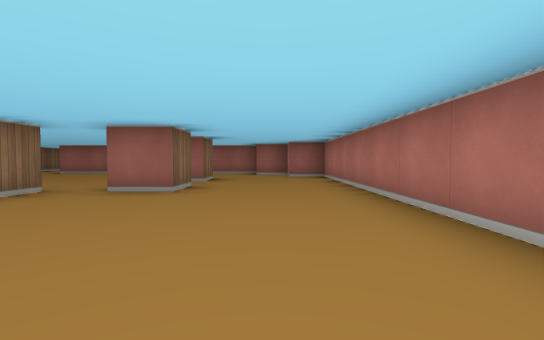
View 1 (above)

22 first-person views from a walk through a cub3D ray-caster map. The camera is about half as high as the walls, tilts 2° down and sees 85° across. The floor is counted in squares. Each view is taken from the middle of a square. On the plan, view 1 faces up. The plan holds only what a view shows up to about 9 squares ahead; the rest is blank.

View 2
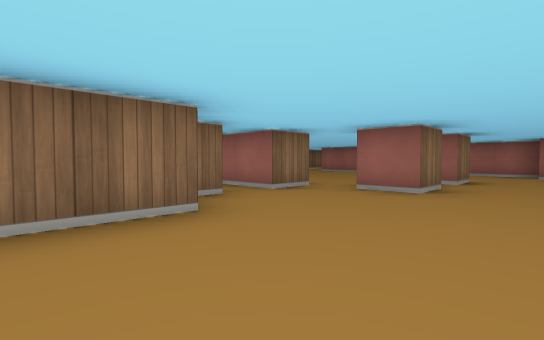

View 3
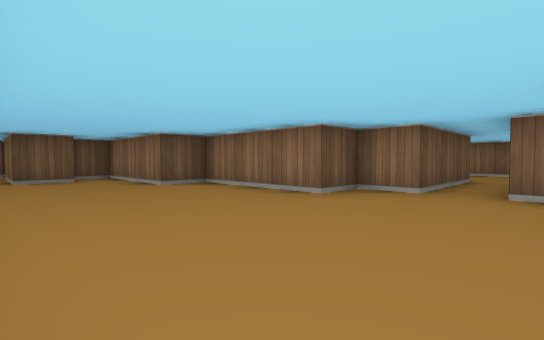

View 4
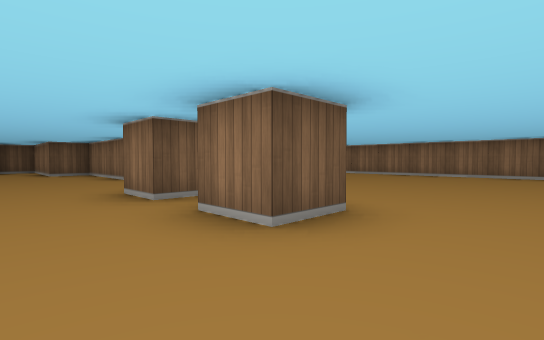

View 5
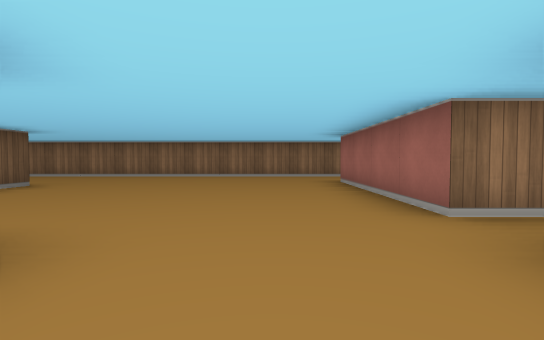

View 6
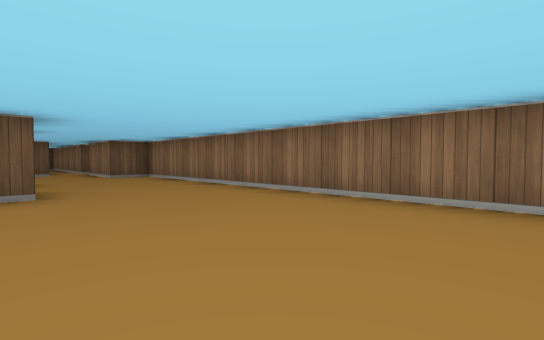

View 7
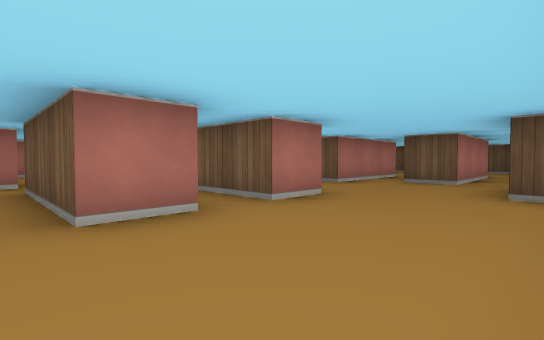

View 8
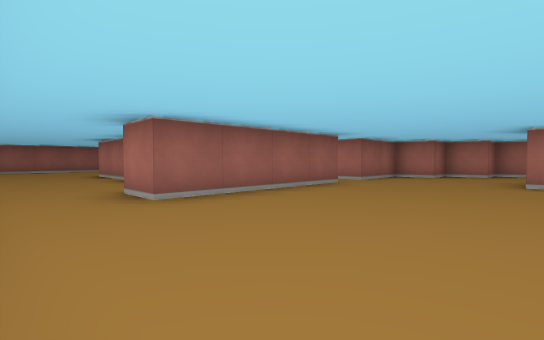

View 9
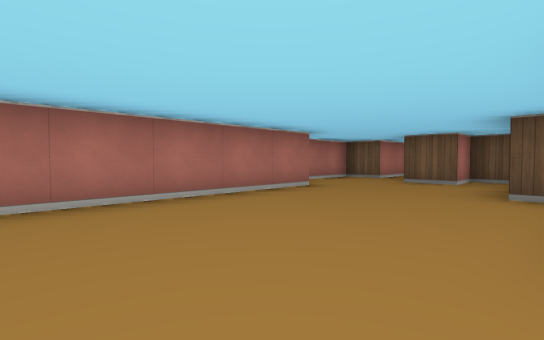

View 10
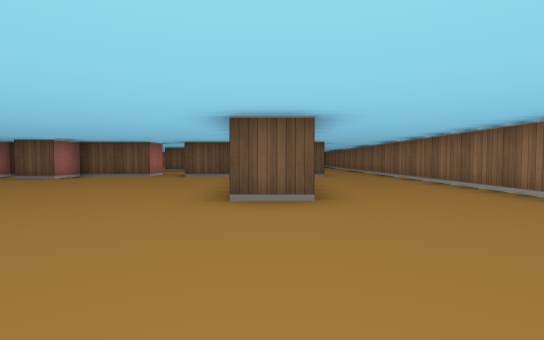

View 11
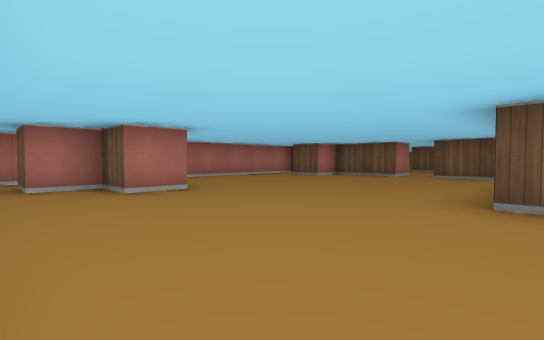

View 12
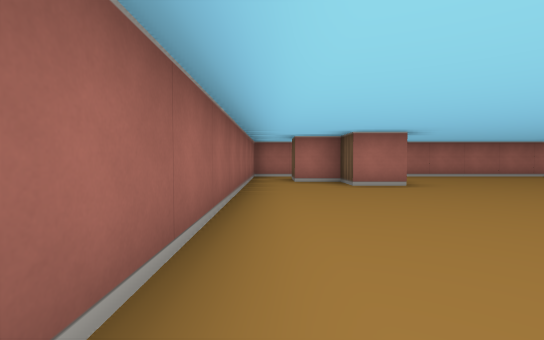

View 13
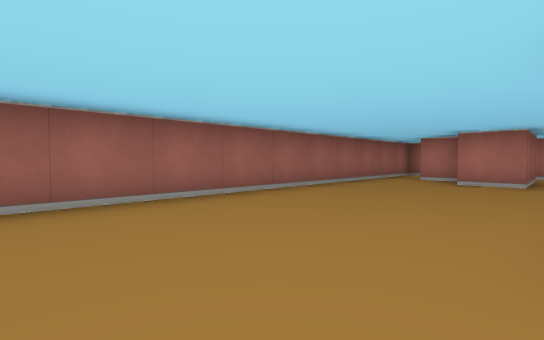

View 14
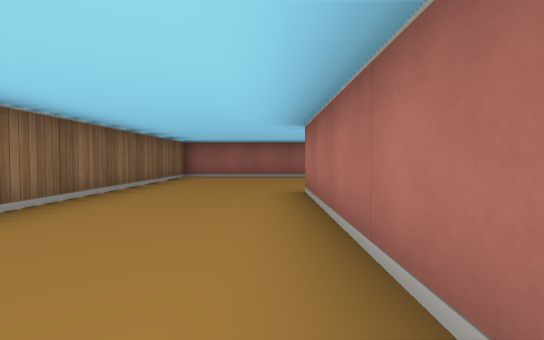

View 15
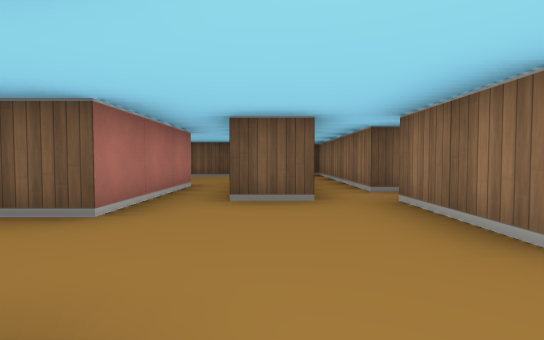

View 16
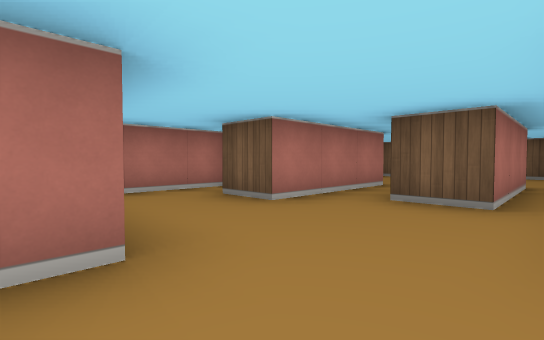

View 17
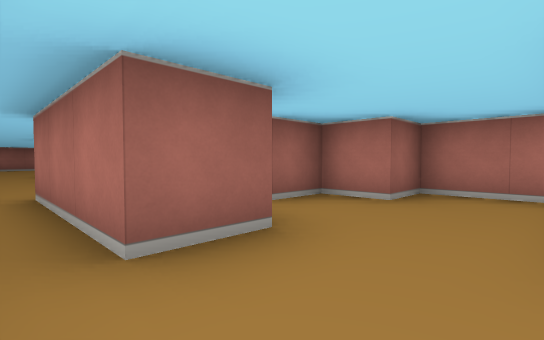

View 18
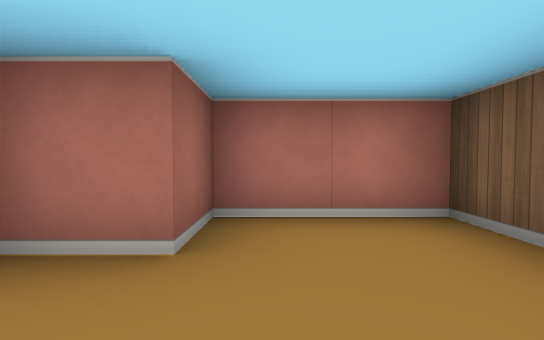

View 19
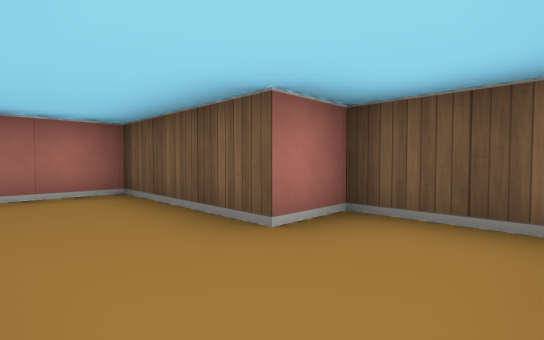

View 20
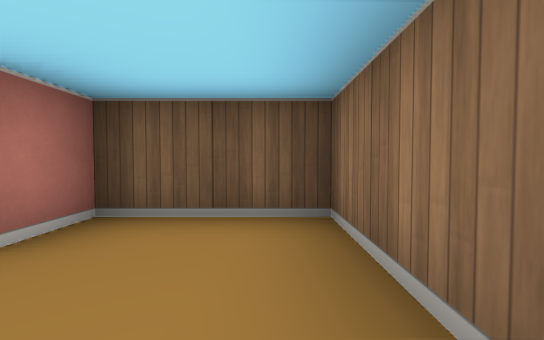

View 21
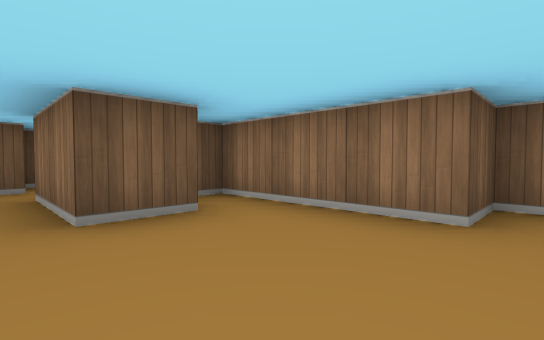

View 22
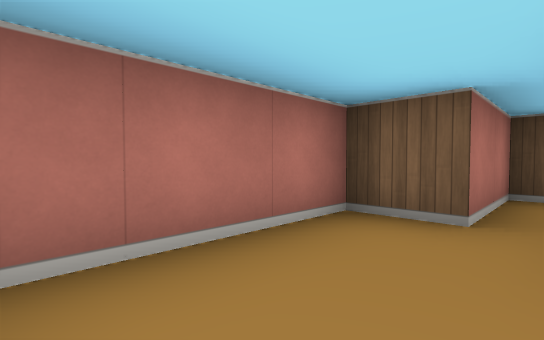

### Floor plan
Points are (right, up) in squares from view 1. A wall is a line through its corners. A room is listed if a view was taken in it or the views show most of it. See-through windows are left out.
Room 1 (views 1, 2, 3, 4, 5, 6, 7, 8, 9, 15, 16, 21, 22)
walls: (-2.1, 5.5) (-1.5, 5.5) (-1.5, 4.5) (-2.5, 4.5); (-2.6, 7.5) (-1.5, 7.5) (-1.5, 6.5) (-1.9, 6.5); (-6.5, 3.5) (-6.5, 4.5) (-3.5, 4.5) (-3.5, 3.5) (-5, 3.5); (-6.5, 1.4) (-6.5, 2.5) (-3.5, 2.5) (-3.5, 1.5) (-2.5, 1.5) (-2.5, -1.5) (-1.5, -1.5) (-1.5, -4.5) (-0.5, -4.5) (-0.5, -3.5) (0.5, -3.5) (0.5, -5.5); (-3.5, -1.2) (-3.5, 0.5); (-7.5, -1.5) (-6.5, -1.5); (1.5, -1.5) (1.5, 8.5) (0.5, 8.5) (0.5, 9.5) (-0.5, 9.5) (-0.5, 10.5) (-2.5, 10.5) (-2.5, 11.5); (-3.5, 11.5) (-3.5, 10.5) (-7.5, 10.5); (-5.5, -3.5) (-5.5, -0.5) (-4.5, -0.5); (-9.5, 10.5) (-9.5, 0.5) (-8.5, 0.5) (-8.5, -1.5); (1.5, -5.5) (1.5, -4.5) (2.5, -4.5) (2.5, -2)
ways out: opening at (-8.5, 10) to room 2; opening at (-3, 11) to room 2; opening at (-6, -3) to room 3; opening at (-8, -1); opening at (1, -6)
Room 2 (views 10, 11, 12, 13, 14)
walls: (-6.5, 12.5) (-6.5, 16.5) (-5.5, 16.5); (-4.9, 11.5) (-3.5, 11.5); (-2.5, 11.5) (-0.5, 11.5) (-0.5, 12.5) (0.5, 12.5); (0.5, 17.5) (-1.5, 17.5) (-1.5, 18.5) (-0.5, 18.5) (-0.5, 19.5) (0.5, 19.5); (1.5, 19.4) (1.5, 20.5) (-9.5, 20.5) (-9.5, 10.5); (-7.5, 10.5) (-7.5, 11.5) (-7.1, 11.5); (1.5, 11.5) (1.5, 17.6)
ways out: opening at (-8.5, 10) to room 1; opening at (-3, 11) to room 1
Room 3 (views 17, 18, 19, 20)
walls: (-6.5, -4.5) (-7.5, -4.5); (-8.5, -4.5) (-8.5, -7.5) (-6.5, -7.5) (-6.5, -6.5) (-3.5, -6.5) (-3.5, -4.5) (-4.5, -4.5) (-4.5, -3.5) (-5.5, -3.5)
ways out: opening at (-6, -3) to room 1; opening at (-8, -5)

Positions as (right, up) in squares from view 1, and headings:
1: (0, 0), facing up
2: (0, 0), facing up-left
3: (1, 4), facing down-left
4: (0, 9), facing down-left
5: (-1, 9), facing left
6: (-6, 9), facing down-left
7: (-9, 5), facing down-right
8: (-9, 7), facing up-right
9: (-2, 3), facing down-right
10: (-6, 20), facing down
11: (-6, 20), facing down-right
12: (-7, 20), facing right
13: (-8, 17), facing up-right
14: (-7, 12), facing up
15: (-7, 2), facing down
16: (-8, 2), facing down-right
17: (-8, -6), facing up-right
18: (-6, -5), facing right
19: (-8, -5), facing down-right
20: (-8, -5), facing down
21: (1, -1), facing down-left
22: (1, -2), facing down-right
